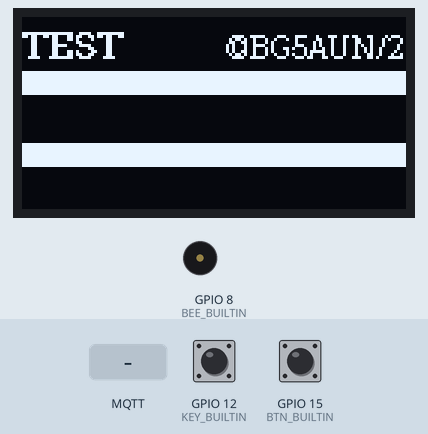
Recording of a sketch running on a simulated ESP32-S3. On the bench: 128×64 one-colour display, buzzer (waves = sounding). The test bench sets the inputs (shaded band); at power-on: GPIO 15 (BTN_BUILTIN) HIGH, GPIO 12 (KEY_BUILTIN) HIGH. WiFi joins after 1.5 s; servers stay silent unless stated; random numbers use the default seed unless the sketch sets one; EEPROM starts erased; no MQTT or app messages arrive unless stated; what the sketch prints to the serial monitor is not drawn.

Above: at 3.3 s.
3.4 s: GPIO 15 (BTN_BUILTIN) pulled LOW for 0.15 s
At 4.79 s:
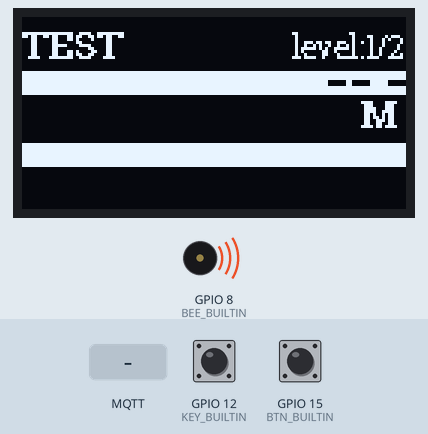
6.4 s: MQTT message ":" arrives on the first subscribed topic
9.4 s: GPIO 12 (KEY_BUILTIN) pulled LOW for 3.2 s
At 13.6 s:
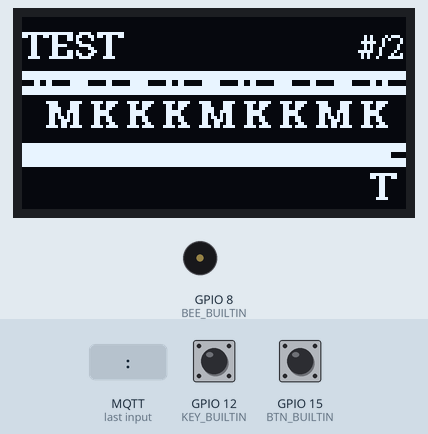
14.5 s: GPIO 12 (KEY_BUILTIN) pulled LOW for 0.15 s
At 15.7 s:
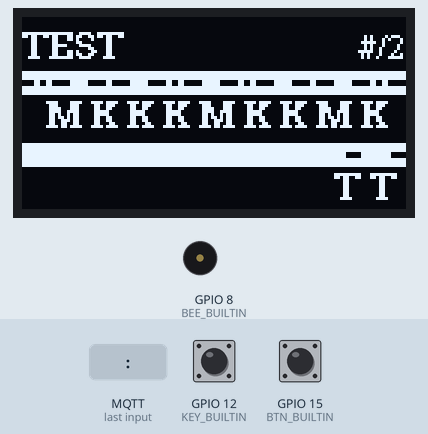
16.3 s: GPIO 15 (BTN_BUILTIN) pulled LOW for 1 s
At 17.85 s:
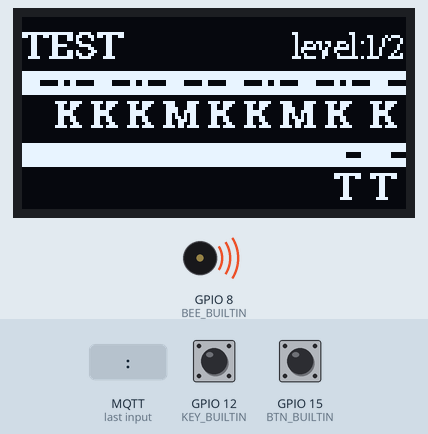
Timing chart, 0 to 18.9 s (numbered marks = the images above; inputs shaded):
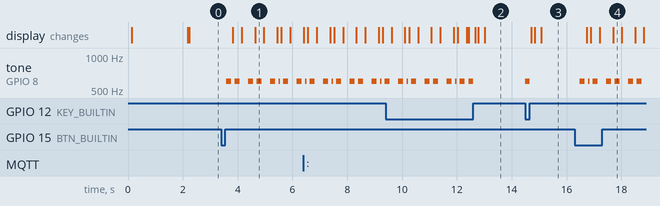

The sketch:

cw_chat.ino
```cpp
/*
 * CW练习&聊天室 v0.3 by BG5AUN
 *
 * 初始化请自行修改配置文件cw_config.h(配置呼号、WiFi、消息服务器)
 *
 * 硬件：ESP8266/esp32-S3开发板+i2c接口128*64显示器（ssd1306）+无源蜂鸣器+按钮+3.5毫米音频接口
 *
 * 接线说明查看README.md
 *
 * arduino api:https://www.arduino.cc/reference/en/
 * nodemcu: https://docs.ai-thinker.com/esp8266/boards/nodemcu
 * M.1677 : International Morse code
 *    https://www.itu.int/rec/R-REC-M.1677-1-200910-I/en
 *    https://www.itu.int/dms_pubrec/itu-r/rec/m/R-REC-M.1677-1-200910-I!!PDF-C.pdf
 *  符号的间隔和长度：
 *    1 划是三个点的长度。
 *    2 构成同一字符的符号间的间隔是一个点的长度。
 *    3 字元之间的间隔是三个点的长度。
 *    4 单词之间的间隔是七个点的长度。
 */
#include "cw_config.h"
#include "controller.h"

using namespace std;

//显示控制器
SSD1306Wire display(0x3c, SDA_BUILTIN, SCL_BUILTIN);
//MQTT
WiFiClient espClient;
PubSubClient client(espClient);
//控制器
Controller ctrl(&cwConfig, &display, &client, BEE_BUILTIN, KEY_BUILTIN, BTN_BUILTIN);

//MQTT回调
void callback(char* topic, unsigned char* payload, unsigned int length) {
  ctrl.callback(topic, payload, length);
}

void setup() {
  Serial.begin(115200);
  Serial.println();
  delay(100);
  Serial.println("setup...");
  randomSeed(analogRead(0));
  pinMode(BEE_BUILTIN, OUTPUT);
  pinMode(BTN_BUILTIN, INPUT_PULLUP);
  pinMode(KEY_BUILTIN, INPUT_PULLUP);
  //初始化配置
  cwConfig.init();
  //设置回调
  client.setCallback(callback);
  //初始化控制器
  ctrl.init();
}

void loop() {
  ctrl.loop();
}
```

base_input.h
```cpp
#ifndef _CLASS_BASE_INPUT_H
#define _CLASS_BASE_INPUT_H

#include <string>

using namespace std;

class BaseInput {
public:
  //按压时常
  short cost = 0;
  //与上次输入间隔
  short span = 0;
  BaseInput() {
  }
  BaseInput(short cost, short span) {
    this->cost = cost;
    this->span = span;
  }
  //根据耗时计算输入
  char getInput(int diTime) {
    return BaseInput::calculateInput(cost, diTime);
  }
  // M.1677 : International Morse code
  //    https://www.itu.int/rec/R-REC-M.1677-1-200910-I/en
  //    https://www.itu.int/dms_pubrec/itu-r/rec/m/R-REC-M.1677-1-200910-I!!PDF-C.pdf
  //符号的间隔和长度
  //1 划是三个点的长度。
  //2 构成同一字符的符号间的间隔是一个点的长度。
  //3 字元之间的间隔是三个点的长度。
  //4 单词之间的间隔是七个点的长度。
  static char calculateInput(short cost, int diTime) {
    char inputChar;
    // 超过一半就算- 小于一半就算.
    if (cost > diTime * 10) {
      inputChar = '\n';
    } else if (cost > diTime * 7) {
      inputChar = ' ';
    } else if (cost > diTime * 1.5) {
      inputChar = '-';
    } else if (cost > 0) {
      inputChar = '.';
    } else {
      inputChar = '\0';
    }
    return inputChar;
  }

  //toString
  string toString() {
    string str;
    str = to_string(span) + "|" + to_string(cost) + ";";
    return str;
  }
};

#endif
```

controller.cpp
```cpp
#include "controller.h"
//#define DEBUG_LOG true
#define KEY_SHAKE_TIME 10

//平均64个字符 一个字符平均按4个点划算
#define MAX_SEND_INPUT 64 * 4

// 防止输入信号抖动
int preKeyVal = -1;
unsigned long preChangeTime = 0;


Controller::Controller(Config* config, SSD1306Wire* display, PubSubClient* pubSubClient, short beePin, short keyPin, short btnPin) {
  this->config = config;
  this->beePin = beePin;
  this->keyPin = keyPin;
  this->btnPin = btnPin;
  this->display = display;
  this->pubSubClient = pubSubClient;
  //字符显示配置
  this->lineConfigs[0] = { 23, 20, Roboto_Slab_Bold_13, "" };
  this->lineConfigs[1] = { 47, 20, Roboto_Slab_Bold_13, "" };
  //波形显示配置
  int displayWidth = display->getWidth();
  this->waveConfigs[0] = new WaveConf(21, displayWidth, '0');
  this->waveConfigs[1] = new WaveConf(45, displayWidth, '0');
}
Controller::~Controller() {
  for (int i = 0; i < MAX_WAVE_LINE; i++) {
    delete this->waveConfigs[i];
    this->waveConfigs[i] = NULL;
  }
}

bool Controller::init() {
  //显示器
  display->init();
  display->flipScreenVertically();

  //网络服务
  changeStatus(0);
  WiFi.mode(WIFI_STA);
  Serial.print("Connecting to ");
  Serial.println(String(config->ssid.c_str()));
  WiFi.begin(config->ssid.c_str(), config->password.c_str());
  int count = 0;
  while (WiFi.status() != WL_CONNECTED) {
    delay(1000);
    if (++count > 6) {
      WiFi.disconnect();
      changeStatus(-1);
      break;
    }
  }
  if (WiFi.status() == WL_CONNECTED) {
    changeStatus(1);
    pubSubClient->setServer(config->mqttServer.c_str(), config->mqttPort);
    pubSubClient->setBufferSize(5120);
  }

  //刷新显示
  refresh();
  return true;
}

//当前执行输入的按键接口
int currentInputPin = -1;

void Controller::loop() {
  //网络
  if (WiFi.status() == WL_CONNECTED) {
    if (!pubSubClient->connected()) {
      changeStatus(-2);
      while (!pubSubClient->connected()) {
        String clientId = "CwChat-" + String(config->callsign.c_str());
        if (pubSubClient->connect(clientId.c_str())) {
          Serial.println("MQTT connected");
          pubSubClient->subscribe(config->topic.c_str());
        } else {
          delay(3000);
        }
      }
    } else {
      changeStatus(2);
    }
    pubSubClient->loop();
  }

  // 练习标记
  bool doStartTraining = false;
  // 输入信号值
  int keyVal;

  int btnPinVal = digitalRead(btnPin);
  int keyPinVal = digitalRead(keyPin);

  if (config->btnFunc == 0) {
    doStartTraining = (btnPinVal == LOW);
  } else if (config->btnFunc == 1) {
    //当前输入pin未确认时 使用优先按下的键，直到输入结束，无输入默认btnPin
    if (currentInputPin == -1) {
      if (keyPinVal == LOW) {
        currentInputPin = keyPin;
#ifdef DEBUG_LOG
        Serial.println("currentInputPin = keyPin");
#endif
      } else if (btnPinVal == LOW) {
        currentInputPin = btnPin;
#ifdef DEBUG_LOG
        Serial.println("currentInputPin = btnPin");
#endif
      }
    }
  }

  //根据配置获取按键值
  if (currentInputPin == btnPin) {
    keyVal = btnPinVal;
  } else if (currentInputPin == keyPin) {
    keyVal = keyPinVal;
  } else {
    //默认根据btnFunc确认使用哪个pin
    if (config->btnFunc == 1) {
      keyVal = btnPinVal;
    } else {
      keyVal = keyPinVal;
    }
  }

  //练习
  if (doStartTraining) {
    Serial.println("startTraining");
    startTraining();
  }

  //key手键处理
  if (preKeyVal != keyVal && millis() - preChangeTime > KEY_SHAKE_TIME) {
    preChangeTime = millis();
    preKeyVal = keyVal;
    if (keyVal == 0) {
      play(true);
      MorseInput::beginInput(millis());
    } else if (keyVal == 1) {
      play(false);
      MorseInput* retVal = MorseInput::endInput(millis());
      if (retVal != NULL) {
        MorseInput saveVal = *retVal;
        if (!isCmdMode()) {
          //莫斯码输入
          BaseInput baseInput = saveVal.buildBaseInput();
          MorseInput::addLocalInput(baseInput);
#ifdef DEBUG_LOG
          Serial.print("allLocalInput size:");
          Serial.println(MorseInput::getAllLocalInput()->size());
#endif
          outputWave(INPUT_CODE_LINE, &baseInput);
        }
      }
    }
  }
  //输入转字符
  string code = MorseInput::checkInput(config->diTime);
  if (code != "") {
    currentInputPin = -1;
#ifdef DEBUG_LOG
    Serial.println("currentInputPin = -1");
#endif
    if (code == " ") {
      displayLine(INPUT_LETTER_LINE, " ");
    } else if (code == "\n") {
      //命令模式清除input
      if (isCmdMode()) {
        MorseInput::clearAllLocalInput();
      }
      //用于发送信息
      parseCmd();
    } else {
      char letter = MorseCode::getLetter(code.c_str());
      commond += letter;
      if (!isCmdMode()) {
        displayLine(Controller::INPUT_LETTER_LINE, String(letter));
        // 其他字符输入时已经显示 此时仅需追加空格
      } else {
        updateLine(Controller::INPUT_LETTER_LINE, commond);
        refresh();
      }
    }
  }
}

void Controller::refresh() {
  display->clear();
  display->setTextAlignment(TEXT_ALIGN_LEFT);
  //callsign
  display->setFont(Roboto_Slab_Bold_13);
  display->drawString(0, 0, String(config->callsign.c_str()));

  //subTitle + 网络状态
  display->setTextAlignment(TEXT_ALIGN_RIGHT);
  display->setFont(Roboto_Slab_Regular_10);
  String statusStr;
  statusStr = subTitle + "/" + String(status);
  display->drawString(128, 3, statusStr);

  //模拟电波

  WaveConf* waveConfig;
  for (int i = 0; i < MAX_WAVE_LINE; i++) {
    waveConfig = waveConfigs[i];
    short currCursor = waveConfig->cursor;
    if (waveConfig->type == '0') {
      //上边界
      display->drawLine(0, currCursor - 3, 127, currCursor - 3);
      display->drawLine(0, currCursor - 2, 127, currCursor - 2);
      display->drawLine(0, currCursor - 1, 127, currCursor - 1);
      //下边界
      display->drawLine(0, currCursor + 2, 127, currCursor + 2);
      display->drawLine(0, currCursor + 3, 127, currCursor + 3);
      display->drawLine(0, currCursor + 4, 127, currCursor + 4);
    }
    //电波
    for (int16_t j = 0; j < display->getWidth(); j++) {
      if (waveConfig->data[j] == waveConfig->type) {
        display->drawLine(j, currCursor, j, currCursor);
        display->drawLine(j, currCursor + 1, j, currCursor + 1);
      } else {
        display->clearPixel(j, currCursor);
        display->clearPixel(j, currCursor + 1);
      }
    }
  }

  // line
  display->setTextAlignment(TEXT_ALIGN_RIGHT);
  String lineText;
  for (int i = 0; i < MAX_LETTER_LINE; i++) {
    display->setFont(lineConfigs[i].font);
    lineText = String(lineConfigs[i].text.c_str());
    if (lineText.length() > lineConfigs[i].maxSize) {
      lineText = lineText.substring(lineText.length() - lineConfigs[i].maxSize);
    }
    display->drawString(128, lineConfigs[i].cursor, lineText);
  }
  display->display();
}


void Controller::displayLine(int line, String txt) {
  if (line > MAX_LETTER_LINE) {
    return;
  }
  lineConfigs[line].text = (String(lineConfigs[line].text.c_str()) + txt).c_str();
  refresh();
}

void Controller::updateLine(int line, String txt) {
  if (line > MAX_LETTER_LINE) {
    return;
  }
  lineConfigs[line].text = txt.c_str();
}

void Controller::clear() {
  for (int i = 0; i < MAX_LETTER_LINE; i++) {
    lineConfigs[i].text = "";
  }
  refresh();
}

//更新网络状态
void Controller::changeStatus(int status) {
  if (this->status != status) {
    this->status = status;
    refresh();
  }
}
//更新小标题
void Controller::changeSubTitle(String subTitle) {
  this->subTitle = subTitle;
}
//喇叭发声
void Controller::play(bool enable) {
  if (enable) {
#ifdef RGB_BUILTIN
    neopixelWrite(RGB_BUILTIN, 0, RGB_BRIGHTNESS, 0);  // Green
#endif
    tone(beePin, 600);
  } else {
#ifdef RGB_BUILTIN
    digitalWrite(RGB_BUILTIN, LOW);  // Turn the RGB LED off
#endif
    noTone(beePin);
  }
}
//播放实际输入
void Controller::play(const BaseInput* morseInput) {
  delay(morseInput->span);
  play(true);
  delay(morseInput->cost);
  play(false);
}

void Controller::outputWave(int line, const BaseInput* input) {
  //一个嘀占2个像素
  int pixelTime = config->diTime / 2;
  //转0 不足一个像素算一个像素
  int countSpan = input->span / pixelTime;
  countSpan = countSpan == 0 ? 1 : countSpan;
  //转1 不足一个像素算一个像素
  int countCost = input->cost / pixelTime;
  countCost = countCost == 0 ? 1 : countCost;
  char newData[countSpan + countCost];
  for (int i = 0; i < countSpan; i++) {
    newData[i] = '0';
  }
  for (int i = 0; i < countCost; i++) {
    newData[i + countSpan] = '1';
  }
  WaveConf* waveConfig = waveConfigs[line];
  short displayCursor = waveConfig->cursor;
  for (int i = 0; i < (countSpan + countCost); i++) {
    for (int16_t j = 0; j < display->getWidth(); j++) {
      //左移一格 画线
      if (j < display->getWidth() - 1) {
        waveConfig->data[j] = waveConfig->data[j + 1];
      } else {
        waveConfig->data[j] = newData[i];
      }
      if (waveConfig->data[j] == waveConfig->type) {
        display->drawLine(j, displayCursor, j, displayCursor);
        display->drawLine(j, displayCursor + 1, j, displayCursor + 1);
      } else {
        display->clearPixel(j, displayCursor);
        display->clearPixel(j, displayCursor + 1);
      }
    }
    if (i % 3 == 0) {
      display->display();
    }
  }
  display->display();
}

void Controller::outputMessage(list<BaseInput> msgList) {
  //处理字符
  String inputMorseCode;
  for (list<BaseInput>::iterator it = msgList.begin(); it != msgList.end(); ++it) {
    //displayLine(SHOW_CODE_LINE, String(it->getInput()));
    play(&*it);
    //显示波形displayWave
    outputWave(SHOW_CODE_LINE, &*it);
    char inputChar = it->getInput(config->diTime);
    int inputSpan = it->span;
    if (inputSpan > config->diTime * 7) {
      if (inputSpan > config->diTime * 7) {
        displayLine(SHOW_LETTER_LINE, " ");
      }
      if (inputMorseCode != "") {
        char letterChar = MorseCode::getLetter(inputMorseCode.c_str());
        displayLine(SHOW_LETTER_LINE, String(letterChar));
        inputMorseCode = "";
      }
    }
    inputMorseCode += inputChar;
  }
  //处理最后的输入
  if (inputMorseCode != "") {
    char letterChar = MorseCode::getLetter(inputMorseCode.c_str());
    displayLine(SHOW_LETTER_LINE, String(letterChar));
    inputMorseCode = "";
  }
  displayLine(SHOW_LETTER_LINE, " ");
}

void Controller::sendMessage(list<BaseInput>* inputs) {
  if (inputs->size() > 0) {
    if (inputs->size() > MAX_SEND_INPUT) {
      Serial.println("Input Message Overload.");
      return;
    }
    string message;
    message = config->callsign.c_str();
    message = message + ":" + MorseInput::convert(inputs);
    char sendMessage[message.length()];
    strcpy(sendMessage, message.data());
    bool publishRet = pubSubClient->publish(config->topic.c_str(), sendMessage);
  }
}

//训练
void Controller::startTraining() {
  //随机展示一批字符
  int count = lineConfigs[0].maxSize / 2;
  int index;
  char letterChar;
  int level = config->level;

  //小标题显示训练课程
  String levelTitle = "level:";
  levelTitle += level;
  changeSubTitle(levelTitle);

  for (int i = 0; i < count; i++) {
    index = random(0, level + 1);
    letterChar = MorseKoch::getRandomCharByLevel(level);
    //获取莫斯码
    string code = MorseCode::getMorseCode(letterChar);
    list<BaseInput> inputs = MorseInput::convertCode(code, config->diTime);
    outputMessage(inputs);
    delay(50);
  }
}

void Controller::callback(char* topic, unsigned char* payload, unsigned int length) {
#ifdef DEBUG_LOG
  Serial.print("Message arrived [");
  Serial.print(topic);
  Serial.print("] ");
#endif
  String msg;
  for (int i = 0; i < length; i++) {
    msg += (char)payload[i];
  }
#ifdef DEBUG_LOG
  Serial.println(msg);
#endif
  int index = msg.indexOf(":");
  if (index < 0) {
    return;
  }
  // 消息处理
  String sender = msg.substring(0, index);
  // 小标题显示发送者
  changeSubTitle('#' + sender);
  if (String(config->callsign.c_str()) == sender) {
    return;
  }
  String message = msg.substring(index + 1);
  list<BaseInput> msgList = MorseInput::convert(message.c_str());
  outputMessage(msgList);
}

//是否处于命令模式
bool Controller::isCmdMode() {
  if (cmdMode) {
    return cmdMode;
  }
  int idx = commond.indexOf("/");
  bool isCmdInput = (idx == 0);
  cmdMode = isCmdInput;
  return isCmdInput;
}
//退出命令模式
void Controller::exitCmdMode() {
  cmdMode = false;
  clear();
}
//处理输入命令
void Controller::parseCmd() {
  //命令模式一直等待命令结束，非命令模式直接发送消息
  if (isCmdMode()) {
    //命令还未结束就继续等待输入
    int endIdx = commond.indexOf(";");
    if (endIdx != -1) {
      int paramIdx = commond.indexOf(":");
      int len = commond.length();
      String cmd;
      String param;
      if (paramIdx != -1) {
        cmd = commond.substring(1, paramIdx);
        param = commond.substring(paramIdx + 1, len - 1);
      } else {
        cmd = commond.substring(1, len - 1);
      }
      commond = "";
      doCmd(cmd, param);
    }
  } else {
    commond = "";
    list<BaseInput>* inputs = MorseInput::getAllLocalInput();
    sendMessage(inputs);
    MorseInput::clearAllLocalInput();
  }
}
// /S:***ssid***;     设置wifi名字(通过莫斯码输入，仅支持小写)
// /P:***password***; 设置wifi密码(通过莫斯码输入，仅支持小写)
// /C:XXX;            设置呼号(通过莫斯码输入，大写)
// /L:1;              设置训练级别 1-40
// /D:50;             设置点的单位时间50ms
// /T;                训练
// /BTN:0;            切换按钮功能 0:触发训练按钮 1:发报按钮
// /SAVE;             保存更新
// /RESET;            重置更新
// /EXIT;             退出命令模式
bool Controller::doCmd(String cmd, String param) {
  String uParam = param;
  param.toLowerCase();
  String lParam = param;
  if (String("S") == cmd) {
    config->updateSsid(lParam.c_str());
  } else if (String("P") == cmd) {
    config->updatePassword(lParam.c_str());
  } else if (String("C") == cmd) {
    config->updateCallsign(uParam.c_str());
  } else if (String("L") == cmd) {
    config->updateLevel(uParam.toInt());
  } else if (String("D") == cmd) {
    config->updateDiTime(uParam.toInt());
  } else if (String("BTN") == cmd) {
    config->updateBtnFunc(uParam.toInt());
  } else if (String("T") == cmd) {
    startTraining();
  } else if (String("SAVE") == cmd) {
    config->save();
    exitCmdMode();
  } else if (String("RESET") == cmd) {
    config->read();
    exitCmdMode();
  } else if (String("EXIT") == cmd) {
    exitCmdMode();
  }
  return true;
}
```

display_conf.hpp
```cpp
#ifndef _DISPLAY_CONF_H
#define _DISPLAY_CONF_H

#include "fonts.h"
#include <string>

using namespace std;

class DisplayConf {
public:
  //定义每一行的起始行
  short cursor;
  //定义每一行最大字数
  short maxSize;
  //定义每一行字体
  const uint8_t* font;
  //默认展示内容
  string text;
};

#endif
```

morse_code.h
```cpp
#ifndef _CLASS_MORSE_CODE_H
#define _CLASS_MORSE_CODE_H

#include <string>
using namespace std;

class MorseCode {
private:
  static MorseCode MORSE_CODE_ARRAY[];
public:
  MorseCode(char letter, string code);
  //字符
  char letter;
  //莫尔斯码
  string code;
  //根据莫尔斯码获取字符
  static char getLetter(string val);
  //根据字符获取莫尔斯码
  static string getMorseCode(char val);
};
#endif
```

morse_koch.cpp
```cpp
#include "morse_koch.h"

#include <cstdlib>

char MorseKoch::KOCH_TRAINER[] = { 'K', 'M', 'U', 'R', 'E', 'S', 'N', 'A', 'P', 'T', 'L', 'W', 'I', '.', 'J', 'Z', '=', 'F', 'O', 'Y', ',', 'V', 'G', '5', '/', 'Q', '9', '2', 'H', '3', '8', 'B', '?', '4', '7', 'C', '1', 'D', '6', '0', 'X' };

char MorseKoch::getRandomCharByLevel(int level) {
  int maxLevel = (sizeof(KOCH_TRAINER) / sizeof(KOCH_TRAINER[0])) - 1;
  if (level >= maxLevel) {
    level = maxLevel;
  }
  if (level < 1) {
    level = 1;
  }
  int index = rand() % (level + 1);
  return KOCH_TRAINER[index];
}
```

morse_koch.h
```cpp
#ifndef _MORSE_KOCH_H
#define _MORSE_KOCH_H

class MorseKoch {
private:
  static char KOCH_TRAINER[];
public:
  //获取随机字符
  static char getRandomCharByLevel(int level);
};
#endif
```

Source omitted: controller.h (2142 bytes), fonts.h (data table, 48641 bytes), morse_code.cpp (1627 bytes), morse_input.cpp (5090 bytes), morse_input.h (1576 bytes), wave_conf.hpp (558 bytes), config.cpp (3357 bytes), config.h (931 bytes), cw_config.h (783 bytes)

Measured:
- after the input at 3.4 s, tone on GPIO 8 (BEE_BUILTIN): plays 600 Hz for 0.18 s, 600 Hz for 0.18 s, 600 Hz for 0.18 s, 600 Hz for 0.18 s, 600 Hz for 0.18 s, 600 Hz for 0.06 s … (8 notes in this stretch), starting after 0.18 s; the display: first changes after 0.43 s (image 1 shows a later state)
- after the input at 14.5 s, tone on GPIO 8 (BEE_BUILTIN): silent → 600 Hz at once, → silent 0.15 s later; the display: first changes after 0.22 s (image 3 shows a later state)
- after the input at 16.3 s, tone on GPIO 8 (BEE_BUILTIN): plays 600 Hz for 0.18 s, 600 Hz for 0.06 s, 600 Hz for 0.18 s, 600 Hz for 0.18 s, 600 Hz for 0.18 s, 600 Hz for 0.18 s … (7 notes in this stretch), starting after 0.18 s; the display: first changes after 0.43 s (image 4 shows a later state)
